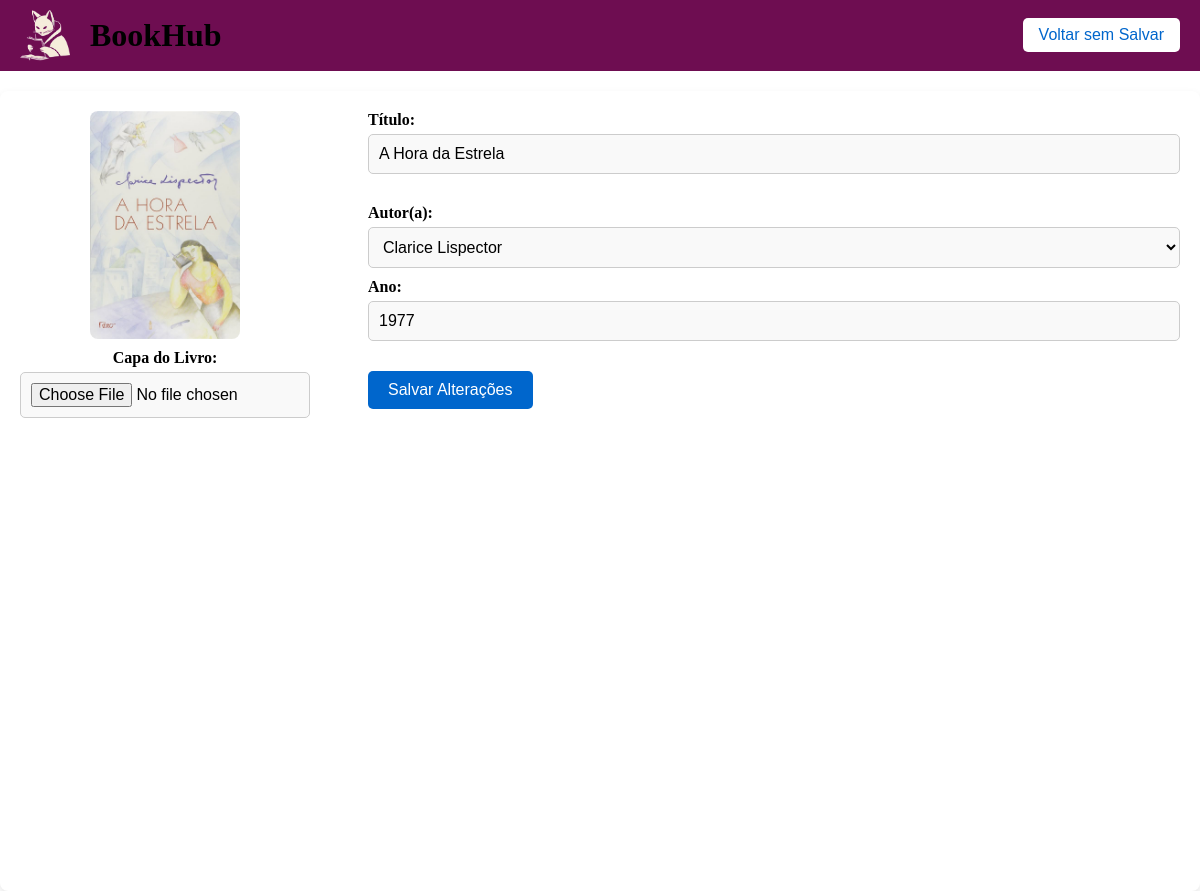
/livro/formEditLivro.php?idLivro=16, run on the app's committed database.
### tables this page shows
CREATE TABLE `livro` (
  `id` int(11) NOT NULL,
  `titulo` varchar(120) NOT NULL,
  `idAutor` int(11) NOT NULL,
  `ano` varchar(120) NOT NULL,
  `capa` varchar(1024) NOT NULL,
  `arquivado` tinyint(1) DEFAULT 0
);

### livro/formEditLivro.php (the view, shortened to what this page needs)
<?php
    if (isset($_GET['idLivro']) && !empty($_GET['idLivro'])) {
        $db = new mysqli("localhost", "root", "", "bookhub");
        $idLivro = $_GET['idLivro'];
        $query = "SELECT * FROM `livro` WHERE id = $idLivro;";
        $resultado = $db->query($query);
        if ($resultado) {
            $livro = $resultado->fetch_array();
        } else {
            echo "Erro ao buscar o livro.";
        }
        $queryAutor = "SELECT id, nome FROM `autor` WHERE arquivado = 0;";
        $resultadoAutor = $db->query($queryAutor);
    } else {
        echo "ID do livro não foi fornecido ou é inválido.";
    }
?>
<!DOCTYPE html>
<html lang="en">
<head>
    <link rel="stylesheet" href="../styleEditLivro.css">
    <link rel="stylesheet" href="../styleGlobal.css">
</head>
<body>
    <header>
        <div class="logoDiv">
            <a href="../index.php">
                <img class="logo" src="../image/logo.png" alt="">
                <h1>BookHub</h1>
            </a>
        </div>
        <button class="btnNSalvar" onclick="window.location.href='paginaLivro.php?idLivro=<?php echo $idLivro; ?>'">Voltar sem Salvar</button>
    </header>
    <main>
        <form action="editLivro.php" method="POST" enctype="multipart/form-data">
            <div class="containerCapa"><img src="<?php echo "../" . $livro['capa']; ?>" alt="Capa Atual" style="max-width: 150px;">
                <label>Capa do Livro:</label>
                <input type="file" name="capa" accept="image/*">
            </div>
            <div class="containerInfo">
                <div class="infoHeader">
                    <label for="titulo">Título:</label>
                    <input type="text" id="titulo" name="titulo" value="<?php echo $livro['titulo']; ?>" required>
                </div>
                <div class="infoMain">
                    <label for="autor">Autor(a):</label>
                    <select id="autor" name="idAutor" required>
                        <?php
                        while($autor = $resultadoAutor->fetch_array()){
                            $selected = $autor['id'] == $livro['idAutor'] ? "selected" : "";
                            echo "<option value='".$autor['id']."' $selected>".$autor['nome']."</option>";
                        }
                        ?>
                    </select>
                    <label for="ano">Ano:</label>
                    <input type="number" id="ano" name="ano" value="<?php echo $livro['ano']; ?>" required>
                </div>
                <div class="infoFooter">
                    <button type="submit">Salvar Alterações</button>
                </div>
            </div>
        </form>
    </main>
</body>
</html>

### styleEditLivro.css (style rules this page uses)
header .btnNSalvar { background-color: white; color: #0066cc; border: none; padding: 8px 16px; border-radius: 5px; cursor: pointer; font-size: 1rem; transition: background-color 0.3s; }
main { max-width: 1200px; margin: 20px auto; padding: 20px; background-color: white; box-shadow: 0 4px 8px rgba(0, 0, 0, 0.1); border-radius: 8px; }
form { display: flex; flex-wrap: wrap; justify-content: space-between; }
.containerCapa { flex-basis: 25%; display: flex; flex-direction: column; align-items: center; margin-bottom: 20px; }
.containerCapa img { border-radius: 8px; margin-bottom: 10px; }
.containerInfo { flex-basis: 70%; }
.infoHeader, .infoMain, .infoFooter { margin-bottom: 20px; }
label { display: block; font-weight: bold; margin-bottom: 5px; }
input[type="text"], input[type="number"], select, input[type="file"] { width: 100%; padding: 10px; margin-bottom: 10px; border: 1px solid #ccc; border-radius: 5px; font-size: 1rem; background-color: #f9f9f9; }
button[type="submit"] { background-color: #0066cc; color: white; padding: 10px 20px; border: none; border-radius: 5px; cursor: pointer; font-size: 1rem; transition: background-color 0.3s; }

### styleGlobal.css (style rules this page uses)
* { box-sizing: border-box; margin: 0; padding: 0; text-decoration: none; color: black; }
header { background-color: #6e0d51; }
html, body { height: 100vh; width: 100%; }
header { width: 100%; display: flex; flex: 1; justify-content: space-between; align-items: center; padding: 10px 20px; color: rgb(0, 0, 0); }
.logoDiv { width: 300px; display: flex; }
.logoDiv a { text-decoration: none; color: black; display: flex; align-items: center; justify-content: center; gap: 20px; }
main { flex: 10; height: 100%; }
.logo { width: 50px; }
.logoDiv { display: flex; flex-direction: row; gap: 20px; align-items: center; }

### data on the page
livro: capa (picture), titulo "A Hora da Estrela", ano "1977"

### other printed values
form field idAutor "Clarice Lispector"
